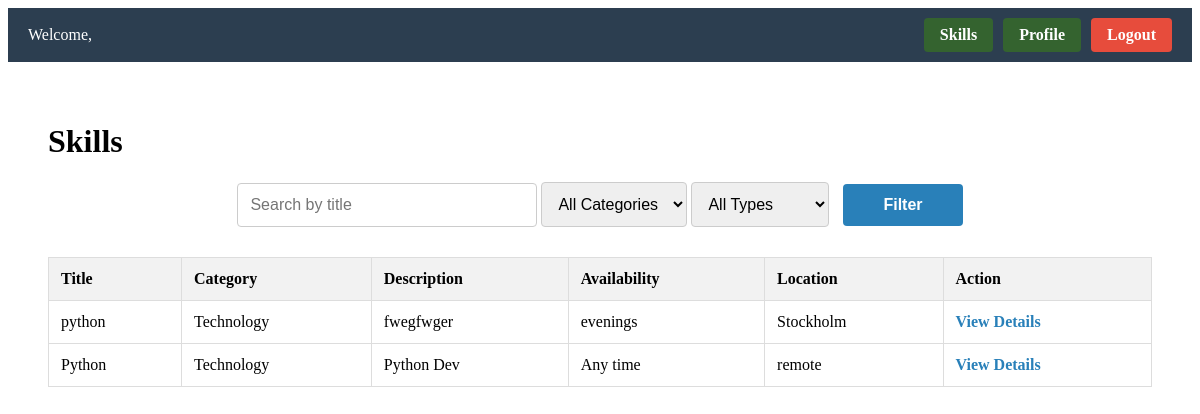
Before: /skillswapapp/skills/ (signed in) with the older database file.
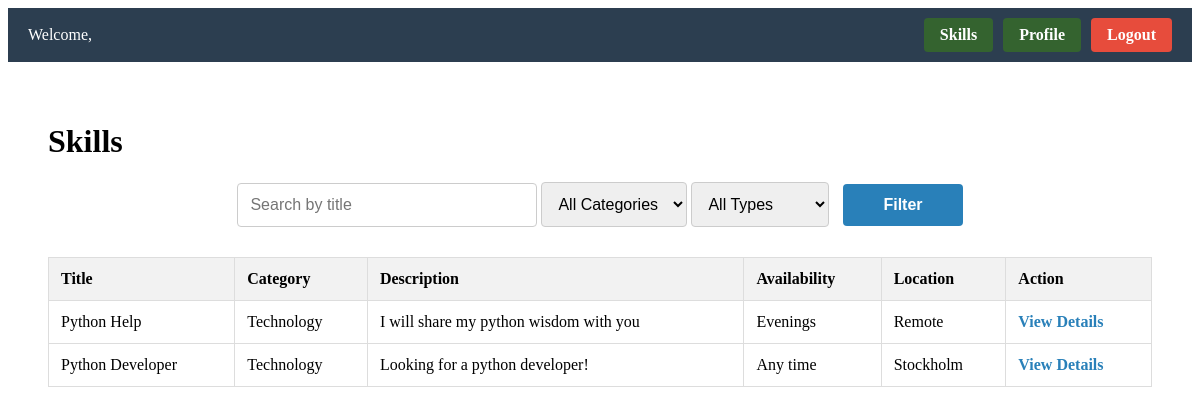
After: the same page with the newer database file.
### skillswapapp/models.py (models this page shows, shortened)
class Skill(models.Model):
    TYPE_CHOICES = [
        ("offer", "Offering Skill"),
        ("seek", "Seeking Skill"),
    ]
    CATEGORY_CHOICES = [
        ("music", "Music"),
        ("language", "Language"),
        ("tech", "Technology"),
        ("art", "Art"),
        ("sports", "Sports"),
        ("other", "Other"),
    ]
    user = models.ForeignKey(User, on_delete=models.CASCADE, related_name="skills")
    type = models.CharField(max_length=10, choices=TYPE_CHOICES, default="offer", help_text="*")
    title = models.CharField(max_length=100, help_text="*")
    category = models.CharField(max_length=20, choices=CATEGORY_CHOICES, default="other", help_text="*")
    description = models.TextField(max_length=300, help_text="*")
    availability = models.CharField(max_length=100, help_text="* E.g. Weekends, Evenings etc.")
    location = models.CharField(max_length=100, help_text="* E.g. City, Remote etc.")

### skillswapapp/views.py (the view)
# urls.py: path("skills/", views.skills, name="skills"),
@login_required(login_url="skillswapapp:login")
def skills(request):
    query = request.GET.get("q", "")
    category = request.GET.get("category", "")
    type_ = request.GET.get("type", "")
    current_username = request.session.get("username")
    skills = Skill.objects.exclude(user__username=current_username)
    if category:
        skills = skills.filter(category__iexact=category)
    if type_:
        skills = skills.filter(type__iexact=type_)
    if query:
        skills = skills.filter(Q(title__icontains=query) | Q(category__icontains=query))
    return render(request, "skillswapapp/skills.html", {"skills": skills})

### templates/skillswapapp/skills.html (shortened to what this page needs)
{% extends 'skillswapapp/base.html' %}
{% load static %}
{% block body_block %}
<div class="content">
  <h1>Skills</h1>
  <form method="get" class="search-form">
    <input type="text" name="q" placeholder="Search by title" value="{{ request.GET.q }}">
    <select name="category" style="padding: 12px; font-size: 16px; border-radius: 4px; border: 1px solid #ccc;">
      <option value="">All Categories</option>
    </select>
    <select name="type" style="padding: 12px; font-size: 16px; border-radius: 4px; border: 1px solid #ccc;">
      <option value="">All Types</option>
    </select>
    <button type="submit">Filter</button>
  </form>
  <table>
    <thead>
      <tr>
        <th>Title</th>
        <th>Category</th>
        <th>Description</th>
        <th>Availability</th>
        <th>Location</th>
        <th>Action</th>
      </tr>
    </thead>
    <tbody>
      {% for skill in skills %}
        <tr>
          <td>{{ skill.title }}</td>
          <td>{{ skill.get_category_display }}</td>
          <td>{{ skill.description }}</td>
          <td>{{ skill.availability }}</td>
          <td>{{ skill.location }}</td>
          <td><a href="{% url 'skillswapapp:skilldetails' skill.id %}" class="view-link">View Details</a></td>
        </tr>
      {% empty %}
        <tr>
          <td colspan="6">No skills found.</td>
        </tr>
      {% endfor %}
    </tbody>
  </table>
</div>
{% endblock %}

### templates/skillswapapp/base.html (shortened to what this page needs)
<html>
    <head>
        {% load static %}
        <link rel="stylesheet" href="{% static "css/styles.css" %}">
    </head>
    <body>
        {% if user.is_authenticated %}
        <div class="top-bar">
          <div class="user-info">
            <span>Welcome, {{ request.user.first_name }}</span>
          </div>
            <div class="btn-container">
              <a href="{% url 'skillswapapp:skills' %}" class="profile-btn">Skills</a>
              <a href="{% url 'skillswapapp:profile' %}" class="profile-btn">Profile</a>
              <a href="{% url 'skillswapapp:logout' %}" class="logout-btn">Logout</a>
            </div>
        </div>
        {% endif %}
            {% block body_block %}{% endblock %}
    </body>
</html>

### static/css/styles.css (style rules this page uses)
.top-bar { display: flex; justify-content: space-between; align-items: center; background-color: #2c3e50; color: white; padding: 10px 20px; font-size: 16px; }
.btn-container { display: flex; gap: 10px; }
.profile-btn { background-color: #34632f; color: white; padding: 8px 16px; border: none; border-radius: 4px; text-decoration: none; font-weight: bold; }
.logout-btn { background-color: #e74c3c; color: white; padding: 8px 16px; border: none; border-radius: 4px; text-decoration: none; font-weight: bold; }
.content { padding: 40px; }
.search-form { margin-bottom: 30px; text-align: center; }
.search-form input { padding: 12px; width: 300px; border-radius: 4px; border: 1px solid #ccc; font-size: 16px; }
.search-form button { padding: 12px 40px; background-color: #2980b9; color: white; border: none; border-radius: 4px; font-size: 16px; font-weight: bold; margin-left: 10px; cursor: pointer; transition: background-color 0.3s ease; }
table { width: 100%; border-collapse: collapse; margin-top: 20px; }
th, td { padding: 12px; border: 1px solid #ddd; text-align: left; }
th { background-color: #f2f2f2; }
.view-link { color: #2980b9; text-decoration: none; font-weight: bold; }
.user-info { display: flex; align-items: center; gap: 10px; }

Changed rows visible on the page:
changed Skill: title "python" → "Python Help"; description "fwegfwger" → "I will share my python wisdom with you"; availability "evenings" → "Evenings"; location "Stockholm" → "Remote"
changed Skill "Any time": title "Python" → "Python Developer"; description "Python Dev" → "Looking for a python developer!"; location "remote" → "Stockholm"
